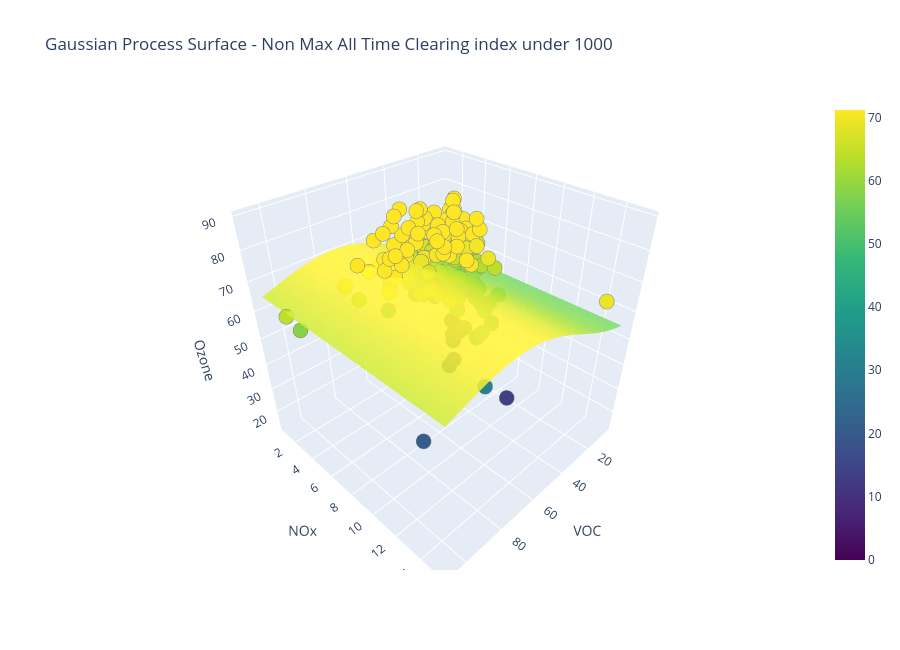

Write notebook code for a chart like this one.
### Code cell
# Interactive 3D Plot (Plotly)
try:
    import plotly.graph_objects as go
except ImportError as exc:
    raise ImportError('Plotly is required for the interactive 3D view. Install it with `pip install plotly`.') from exc

plotly_scale = plot_cfg.get('plotly_colorscale') or plot_cfg['cmap'].capitalize()
plot_title = cfg.get('title') or 'Gaussian Process Surface - Interactive 3D'
marker_size = max(plot_cfg['point_size'] / 4, 4)
value_max = float(surface_summary['value_max'])
if not np.isfinite(value_max) or value_max <= 0:
    value_max = 1.0

fig = go.Figure()
fig.add_surface(
    x=lon_grid,
    y=lat_grid,
    z=value_grid,
    colorscale=plotly_scale,
    opacity=plot_cfg['surface_alpha'],
    showscale=True,
    name='GPR surface',
    cmin=0.0,
    cmax=value_max,
)
fig.add_scatter3d(
    x=lon,
    y=lat,
    z=values,
    mode='markers',
    marker=dict(
        size=marker_size,
        color=values,
        colorscale=plotly_scale,
        line=dict(width=0.5, color='gray'),
        cmin=0.0,
        cmax=value_max,
    ),
    name='Observed points',
)
fig.update_layout(
    width=900,
    height=650,
    scene=dict(
        xaxis_title=lon_col,
        yaxis_title=lat_col,
        zaxis_title=value_col,
    ),
    title=plot_title,
)
fig.show()

if SAVE_OUTPUTS:
    html_path = OUTPUT_DIR / f'{ARTIFACT_PREFIX}_interactive_surface.html'
    fig.write_html(html_path)

### Figure 1 — Plotly figure (JSON) as saved in the notebook; plotly's stock layout.template omitted (floating-point values rounded to 4 significant figures; data arrays with more than 128 entries replaced by an {"elided": "..."} marker saying what was removed)
{"data": [{"cmax": 71.16, "cmin": 0.0, "colorscale": [[0.0, "#440154"], [0.1111, "#482878"], [0.2222, "#3e4989"], [0.3333, "#31688e"], [0.4444, "#26828e"], [0.5556, "#1f9e89"], [0.6667, "#35b779"], [0.7778, "#6ece58"], [0.8889, "#b5de2b"], [1.0, "#fde725"]], "name": "GPR surface", "opacity": 0.85, "showscale": true, "x": {"elided": "80x80 float values"}, "y": {"elided": "80x80 float values"}, "z": {"elided": "80x80 float values"}, "type": "surface"}, {"marker": {"cmax": 71.16, "cmin": 0.0, "color": {"elided": "494 float values"}, "colorscale": [[0.0, "#440154"], [0.1111, "#482878"], [0.2222, "#3e4989"], [0.3333, "#31688e"], [0.4444, "#26828e"], [0.5556, "#1f9e89"], [0.6667, "#35b779"], [0.7778, "#6ece58"], [0.8889, "#b5de2b"], [1.0, "#fde725"]], "line": {"color": "gray", "width": 0.5}, "size": 8.75}, "mode": "markers", "name": "Observed points", "x": {"elided": "494 float values"}, "y": {"elided": "494 float values"}, "z": {"elided": "494 float values"}, "type": "scatter3d"}], "layout": {"width": 900, "height": 650, "scene": {"xaxis": {"title": {"text": "VOC"}}, "yaxis": {"title": {"text": "NOx"}}, "zaxis": {"title": {"text": "Ozone"}}}, "title": {"text": "Gaussian Process Surface - Non Max All Time Clearing index under 1000"}}}
